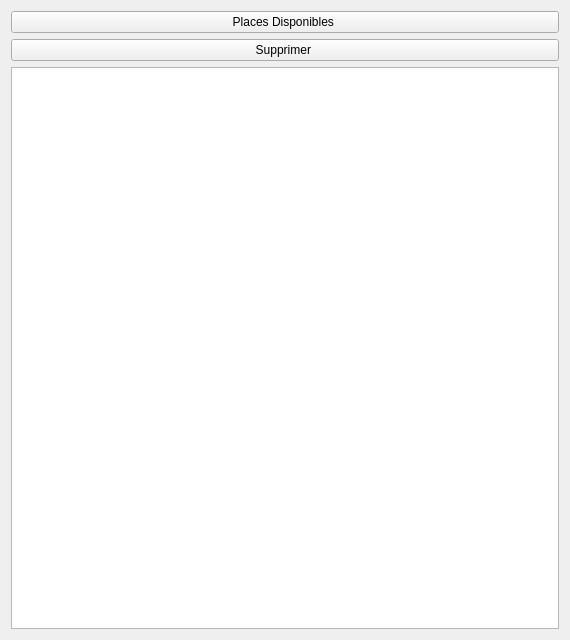
<?xml version="1.0" encoding="UTF-8"?>
<ui version="4.0">
 <class>Form</class>
 <widget class="QWidget" name="Form">
  <property name="geometry">
   <rect>
    <x>0</x>
    <y>0</y>
    <width>570</width>
    <height>640</height>
   </rect>
  </property>
  <property name="windowTitle">
   <string>Form</string>
  </property>
  <layout class="QVBoxLayout" name="verticalLayout">
   <item>
    <widget class="QPushButton" name="btnFind">
     <property name="text">
      <string>Places Disponibles </string>
     </property>
    </widget>
   </item>
   <item>
    <widget class="QPushButton" name="pushButton">
     <property name="text">
      <string>Supprimer </string>
     </property>
    </widget>
   </item>
   <item>
    <layout class="QHBoxLayout" name="horizontalLayout"/>
   </item>
   <item>
    <widget class="QTableView" name="tableView"/>
   </item>
  </layout>
 </widget>
 <resources/>
 <connections/>
</ui>
